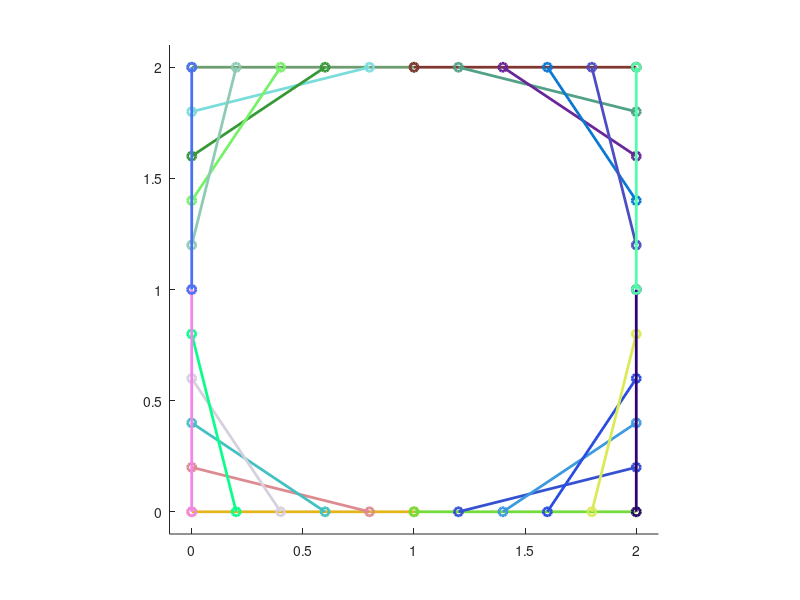

The MATLAB script that drew this image:
clc;clear vriables;close all;

n = input('please insert your number ');

hold on
axis([-0.1 2.1 -0.1 2.1]);
axis square;

for ii = 1:n+1
    plot([0,1-(ii-1)/n],[((ii-1)/n),0],'-o','color',[rand,rand,rand]...
        ,'linewidth',2)
    plot([1+(ii-1)/n,2],[0,(ii-1)/n],'-o','color',[rand,rand,rand]...
        ,'linewidth',2)
    plot([0,1-(ii-1)/n],[2-(ii-1)/n,2],'-o','color',[rand,rand,rand]...
        ,'linewidth',2)
    plot([2,1+(ii-1)/n],[2-(ii-1)/n,2],'-o','color',[rand,rand,rand]...
        ,'linewidth',2)
            pause(0.1)
end
